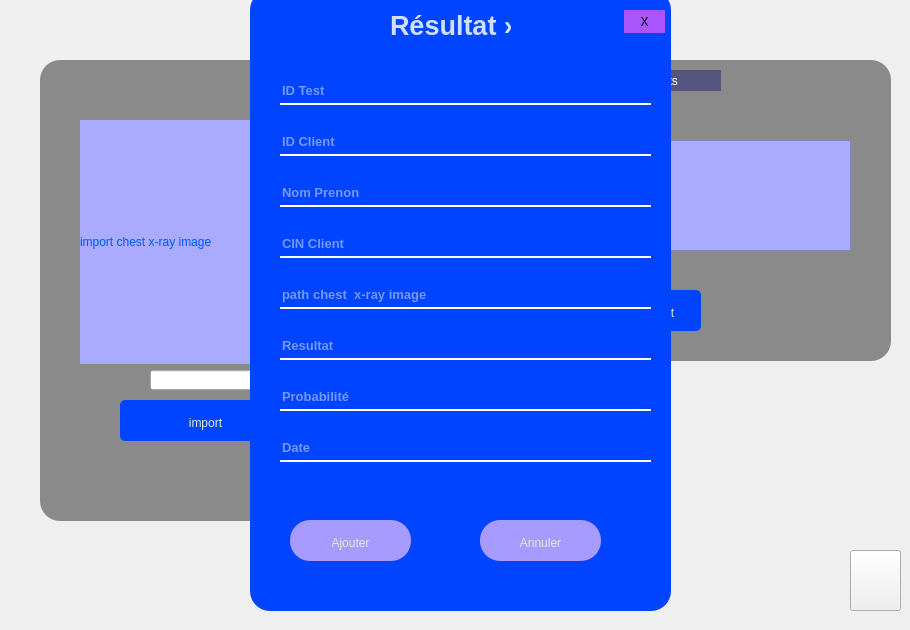
            <widget class="QWidget" name="page_2">
             <widget class="QPushButton" name="logoutbtn_2">
              <property name="geometry">
               <rect>
                <x>850</x>
                <y>550</y>
                <width>51</width>
                <height>61</height>
               </rect>
              </property>
              <property name="styleSheet">
               <string notr="true">
QPushButton {
border-image: url(:/image/59399.png);


}
QPushButton:hover{
	background-color: rgb(0, 68, 255);
}
QPushButton:pressed{
	background-color: rgb(0, 68, 255);
}</string>
              </property>
              <property name="text">
               <string/>
              </property>
             </widget>
             <widget class="QLabel" name="label_16">
              <property name="geometry">
               <rect>
                <x>390</x>
                <y>10</y>
                <width>131</width>
                <height>31</height>
               </rect>
              </property>
              <property name="font">
               <font>
                <pointsize>20</pointsize>
                <weight>75</weight>
                <bold>true</bold>
               </font>
              </property>
              <property name="styleSheet">
               <string notr="true">color: rgba(255, 255, 255,210);</string>
              </property>
              <property name="text">
               <string>New Test</string>
              </property>
             </widget>
             <widget class="QLabel" name="label_17">
              <property name="geometry">
               <rect>
                <x>40</x>
                <y>60</y>
                <width>331</width>
                <height>461</height>
               </rect>
              </property>
              <property name="font">
               <font>
                <pointsize>7</pointsize>
                <weight>75</weight>
                <bold>true</bold>
               </font>
              </property>
              <property name="styleSheet">
               <string notr="true">background-color: qlineargradient(spread:pad, x1:1, y1:0, x2:1, y2:0, stop:0 rgba(0, 0, 0, 108), stop:1 rgba(255, 255, 255, 255));
border-radius:20px;</string>
              </property>
              <property name="text">
               <string/>
              </property>
             </widget>
             <widget class="QLabel" name="imag_cdr">
              <property name="geometry">
               <rect>
                <x>80</x>
                <y>120</y>
                <width>244</width>
                <height>244</height>
               </rect>
              </property>
              <property name="styleSheet">
               <string notr="true">background-color: rgb(170, 170, 255);color: rgb(0, 85, 255);
font: 16pt &quot;MS Shell Dlg 2&quot;;</string>
              </property>
              <property name="text">
               <string>import chest x-ray image</string>
              </property>
             </widget>
             <widget class="QPushButton" name="importbtn">
              <property name="geometry">
               <rect>
                <x>120</x>
                <y>400</y>
                <width>171</width>
                <height>41</height>
               </rect>
              </property>
              <property name="styleSheet">
               <string notr="true">QPushButton{
background-color: rgb(0, 68, 255);
border-radius:5px;
padding-top:5px;
color:rgb(226,234,216);
font: 25 14pt &quot;Yu Gothic Light&quot;;

}
QPushButton:hover{
background-color: rgb(0, 85, 255);
}
QPushButton:pressed{
background-color:rgb(130,170,90);
}</string>
              </property>
              <property name="text">
               <string>import</string>
              </property>
             </widget>
             <widget class="QLabel" name="label_18">
              <property name="geometry">
               <rect>
                <x>430</x>
                <y>60</y>
                <width>461</width>
                <height>301</height>
               </rect>
              </property>
              <property name="font">
               <font>
                <pointsize>7</pointsize>
                <weight>75</weight>
                <bold>true</bold>
               </font>
              </property>
              <property name="styleSheet">
               <string notr="true">background-color: qlineargradient(spread:pad, x1:1, y1:0, x2:1, y2:0, stop:0 rgba(0, 0, 0, 108), stop:1 rgba(255, 255, 255, 255));
border-radius:20px;</string>
              </property>
              <property name="text">
               <string/>
              </property>
             </widget>
             <widget class="QLabel" name="label_20">
              <property name="geometry">
               <rect>
                <x>610</x>
                <y>70</y>
                <width>111</width>
                <height>21</height>
               </rect>
              </property>
              <property name="styleSheet">
               <string notr="true">font: 75 14pt &quot;MS Shell Dlg 2&quot;;
background-color: rgb(85, 85, 127);
color: rgb(255, 255, 255);</string>
              </property>
              <property name="text">
               <string>Les résultats</string>
              </property>
             </widget>
             <widget class="QFrame" name="frame_3">
              <property name="geometry">
               <rect>
                <x>470</x>
                <y>140</y>
                <width>381</width>
                <height>111</height>
               </rect>
              </property>
              <property name="styleSheet">
               <string notr="true">background-color: rgb(170, 170, 255);
color: rgb(255, 32, 3);
font: 22pt &quot;MS Shell Dlg 2&quot;;
font: 16pt &quot;MS Shell Dlg 2&quot;;</string>
              </property>
              <property name="frameShape">
               <enum>QFrame::StyledPanel</enum>
              </property>
              <property name="frameShadow">
               <enum>QFrame::Raised</enum>
              </property>
              <widget class="QLabel" name="label_21">
               <property name="geometry">
                <rect>
                 <x>10</x>
                 <y>60</y>
                 <width>111</width>
                 <height>31</height>
                </rect>
               </property>
               <property name="styleSheet">
                <string notr="true"/>
               </property>
               <property name="text">
                <string>Probabilité:</string>
               </property>
              </widget>
              <widget class="QLabel" name="label_22">
               <property name="geometry">
                <rect>
                 <x>10</x>
                 <y>10</y>
                 <width>121</width>
                 <height>41</height>
                </rect>
               </property>
               <property name="text">
                <string>Prédiction:</string>
               </property>
              </widget>
              <widget class="QLabel" name="pred_label">
               <property name="geometry">
                <rect>
                 <x>130</x>
                 <y>20</y>
                 <width>211</width>
                 <height>20</height>
                </rect>
               </property>
               <property name="text">
                <string>-----------</string>
               </property>
              </widget>
              <widget class="QLabel" name="proba_label">
               <property name="geometry">
                <rect>
                 <x>130</x>
                 <y>70</y>
                 <width>191</width>
                 <height>21</height>
                </rect>
               </property>
               <property name="text">
                <string>-----------</string>
               </property>
              </widget>
             </widget>
             <widget class="QLineEdit" name="lineEdit">
              <property name="geometry">
               <rect>
                <x>150</x>
                <y>370</y>
                <width>113</width>
                <height>20</height>
               </rect>
              </property>
             </widget>
             <widget class="QPushButton" name="preditct_btn">
              <property name="geometry">
               <rect>
                <x>610</x>
                <y>290</y>
                <width>91</width>
                <height>41</height>
               </rect>
              </property>
              <property name="styleSheet">
               <string notr="true">QPushButton{
background-color: rgb(0, 68, 255);
border-radius:5px;
padding-top:5px;
color:rgb(226,234,216);
font: 25 14pt &quot;Yu Gothic Light&quot;;

}
QPushButton:hover{
background-color: rgb(0, 85, 255);
}
QPushButton:pressed{
background-color:rgb(130,170,90);
}</string>
              </property>
              <property name="text">
               <string>Predict</string>
              </property>
             </widget>
             <widget class="QPushButton" name="save_btn">
              <property name="geometry">
               <rect>
                <x>320</x>
                <y>540</y>
                <width>171</width>
                <height>41</height>
               </rect>
              </property>
              <property name="styleSheet">
               <string notr="true">QPushButton{
background-color: rgb(0, 68, 255);
border-radius:5px;
padding-top:5px;
color:rgb(226,234,216);
font: 25 14pt &quot;Yu Gothic Light&quot;;

}
QPushButton:hover{
background-color: rgb(0, 85, 255);
}
QPushButton:pressed{
background-color:rgb(130,170,90);
}</string>
              </property>
              <property name="text">
               <string>Sauvegarde</string>
              </property>
             </widget>
             <widget class="QFrame" name="resulatframe">
              <property name="geometry">
               <rect>
                <x>250</x>
                <y>-10</y>
                <width>421</width>
                <height>621</height>
               </rect>
              </property>
              <property name="styleSheet">
               <string notr="true">background-color: rgb(0, 68, 255);

border-radius:20px;</string>
              </property>
              <property name="frameShape">
               <enum>QFrame::StyledPanel</enum>
              </property>
              <property name="frameShadow">
               <enum>QFrame::Raised</enum>
              </property>
              <widget class="QLabel" name="label_23">
               <property name="geometry">
                <rect>
                 <x>140</x>
                 <y>20</y>
                 <width>121</width>
                 <height>31</height>
                </rect>
               </property>
               <property name="font">
                <font>
                 <pointsize>20</pointsize>
                 <weight>75</weight>
                 <bold>true</bold>
                </font>
               </property>
               <property name="styleSheet">
                <string notr="true">color: rgba(255, 255, 255,210);</string>
               </property>
               <property name="text">
                <string>Résultat »</string>
               </property>
              </widget>
              <widget class="QPushButton" name="addtest">
               <property name="geometry">
                <rect>
                 <x>40</x>
                 <y>530</y>
                 <width>121</width>
                 <height>41</height>
                </rect>
               </property>
               <property name="styleSheet">
                <string notr="true">QPushButton{
background-color: rgb(167, 155, 255);
border-radius:20px;
padding-top:5px;
color:rgb(226,234,216);
font: 25 14pt &quot;Yu Gothic Light&quot;;

}
QPushButton:hover{
background-color: rgb(85, 170, 255);

}
QPushButton:pressed{
background-color: rgb(85, 170, 255);

}</string>
               </property>
               <property name="text">
                <string>Ajouter</string>
               </property>
              </widget>
              <widget class="QPushButton" name="cancelbtn">
               <property name="geometry">
                <rect>
                 <x>230</x>
                 <y>530</y>
                 <width>121</width>
                 <height>41</height>
                </rect>
               </property>
               <property name="styleSheet">
                <string notr="true">QPushButton{
background-color: rgb(167, 155, 255);
border-radius:20px;
padding-top:5px;
color:rgb(226,234,216);
font: 25 14pt &quot;Yu Gothic Light&quot;;

}
QPushButton:hover{
background-color: rgb(85, 170, 255);

}
QPushButton:pressed{
background-color: rgb(85, 170, 255);

}</string>
               </property>
               <property name="text">
                <string>Annuler</string>
               </property>
              </widget>
              <widget class="QPushButton" name="close_btn">
               <property name="geometry">
                <rect>
                 <x>374</x>
                 <y>20</y>
                 <width>41</width>
                 <height>23</height>
                </rect>
               </property>
               <property name="styleSheet">
                <string notr="true">background-color: rgb(170, 85, 255);</string>
               </property>
               <property name="text">
                <string>X</string>
               </property>
              </widget>
              <widget class="QWidget" name="verticalLayoutWidget_2">
               <property name="geometry">
                <rect>
                 <x>30</x>
                 <y>70</y>
                 <width>371</width>
                 <height>431</height>
                </rect>
               </property>
               <layout class="QVBoxLayout" name="verticalLayout_7">
                <item>
                 <widget class="QLineEdit" name="idtest">
                  <property name="font">
                   <font>
                    <pointsize>10</pointsize>
                    <weight>75</weight>
                    <bold>true</bold>
                   </font>
                  </property>
                  <property name="styleSheet">
                   <string notr="true">background-color:rgba(0,0,0,0);
border:none;
border-bottom:2px solid white;
color:rgba(255,255,255,230);
padding-bottom:4px;</string>
                  </property>
                  <property name="placeholderText">
                   <string>ID Test</string>
                  </property>
                 </widget>
                </item>
                <item>
                 <widget class="QLineEdit" name="idclient">
                  <property name="font">
                   <font>
                    <pointsize>10</pointsize>
                    <weight>75</weight>
                    <bold>true</bold>
                   </font>
                  </property>
                  <property name="styleSheet">
                   <string notr="true">background-color:rgba(0,0,0,0);
border:none;
border-bottom:2px solid white;
color:rgba(255,255,255,230);
padding-bottom:4px;</string>
                  </property>
                  <property name="placeholderText">
                   <string>ID Client</string>
                  </property>
                 </widget>
                </item>
                <item>
                 <widget class="QLineEdit" name="nomprenon">
                  <property name="font">
                   <font>
                    <pointsize>10</pointsize>
                    <weight>75</weight>
                    <bold>true</bold>
                   </font>
                  </property>
                  <property name="styleSheet">
                   <string notr="true">background-color:rgba(0,0,0,0);
border:none;
border-bottom:2px solid white;
color:rgba(255,255,255,230);
padding-bottom:4px;</string>
                  </property>
                  <property name="placeholderText">
                   <string>Nom Prenon</string>
                  </property>
                 </widget>
                </item>
                <item>
                 <widget class="QLineEdit" name="cinclient">
                  <property name="font">
                   <font>
                    <pointsize>10</pointsize>
                    <weight>75</weight>
                    <bold>true</bold>
                   </font>
                  </property>
                  <property name="styleSheet">
                   <string notr="true">background-color:rgba(0,0,0,0);
border:none;
border-bottom:2px solid white;
color:rgba(255,255,255,230);
padding-bottom:4px;</string>
                  </property>
                  <property name="placeholderText">
                   <string>CIN Client</string>
                  </property>
                 </widget>
                </item>
                <item>
                 <widget class="QLineEdit" name="path">
                  <property name="font">
                   <font>
                    <pointsize>10</pointsize>
                    <weight>75</weight>
                    <bold>true</bold>
                   </font>
                  </property>
                  <property name="styleSheet">
                   <string notr="true">background-color:rgba(0,0,0,0);
border:none;
border-bottom:2px solid white;
color:rgba(255,255,255,230);
padding-bottom:4px;</string>
                  </property>
                  <property name="placeholderText">
                   <string>path chest  x-ray image</string>
                  </property>
                 </widget>
                </item>
                <item>
                 <widget class="QLineEdit" name="prediresutt">
                  <property name="font">
                   <font>
                    <pointsize>10</pointsize>
                    <weight>75</weight>
                    <bold>true</bold>
                   </font>
                  </property>
                  <property name="styleSheet">
                   <string notr="true">background-color:rgba(0,0,0,0);
border:none;
border-bottom:2px solid white;
color:rgba(255,255,255,230);
padding-bottom:4px;</string>
                  </property>
                  <property name="placeholderText">
                   <string>Resultat</string>
                  </property>
                 </widget>
                </item>
                <item>
                 <widget class="QLineEdit" name="proba">
                  <property name="font">
                   <font>
                    <pointsize>10</pointsize>
                    <weight>75</weight>
                    <bold>true</bold>
                   </font>
                  </property>
                  <property name="styleSheet">
                   <string notr="true">background-color:rgba(0,0,0,0);
border:none;
border-bottom:2px solid white;
color:rgba(255,255,255,230);
padding-bottom:4px;</string>
                  </property>
                  <property name="echoMode">
                   <enum>QLineEdit::Normal</enum>
                  </property>
                  <property name="placeholderText">
                   <string>Probabilité</string>
                  </property>
                 </widget>
                </item>
                <item>
                 <widget class="QLineEdit" name="date">
                  <property name="font">
                   <font>
                    <pointsize>10</pointsize>
                    <weight>75</weight>
                    <bold>true</bold>
                   </font>
                  </property>
                  <property name="styleSheet">
                   <string notr="true">background-color:rgba(0,0,0,0);
border:none;
border-bottom:2px solid white;
color:rgba(255,255,255,230);
padding-bottom:4px;</string>
                  </property>
                  <property name="placeholderText">
                   <string>Date</string>
                  </property>
                 </widget>
                </item>
               </layout>
              </widget>
             </widget>
            </widget>
